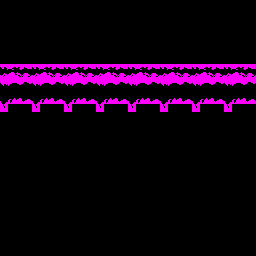

Tiled map render using the project's own tile images. Description and the map definition, with tile-layer contents summarised, below:
An orthogonal 32x32 tile map with 8x8 px tiles, 1 tile layer (Layer 1).

<map version="1.0" orientation="orthogonal" renderorder="right-down" width="32" height="32" tilewidth="8" tileheight="8" nextobjectid="1">
 <tileset firstgid="1" source="dkc_bg3.tsx" />
 <layer name="Layer 1" width="32" height="32">
  <data>[1024 cells, 168 non-empty, 18 distinct tile ids]</data>
 </layer>
</map>